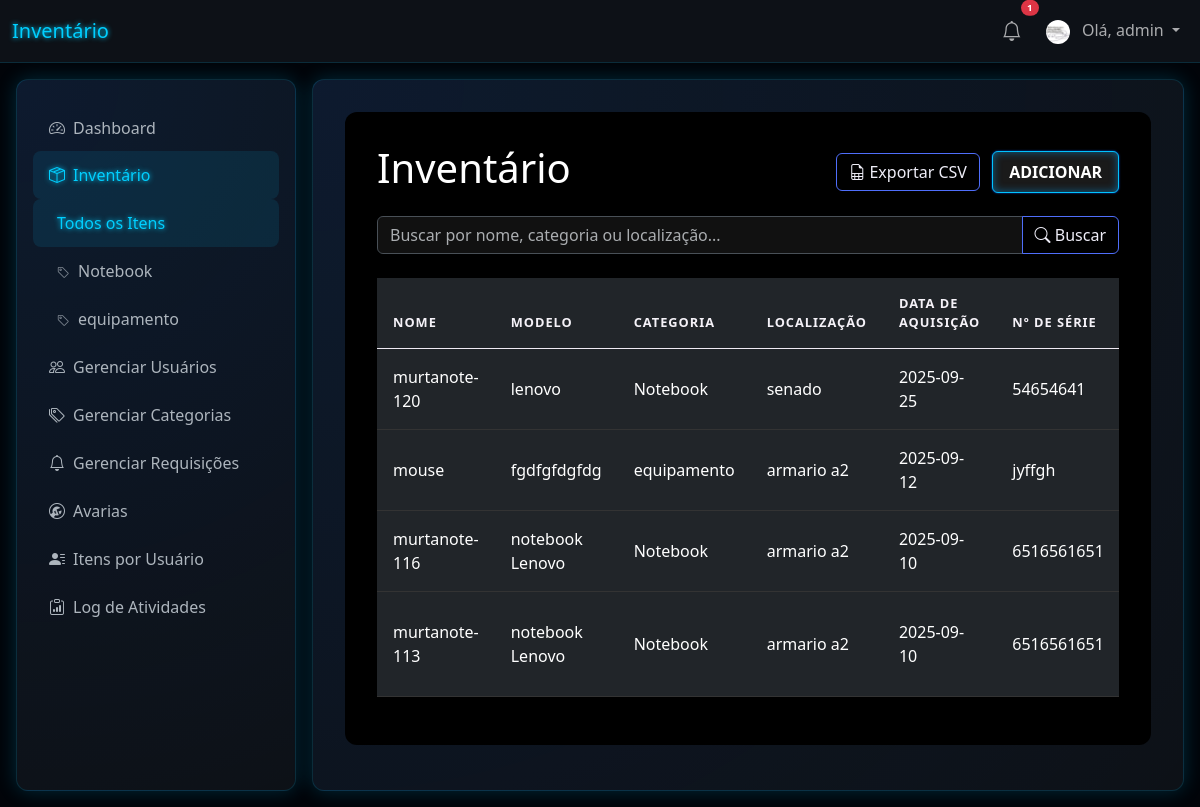
The page / (signed in) on the database its author committed.
### tables this page shows
CREATE TABLE users (
                id INTEGER PRIMARY KEY AUTOINCREMENT,
                username TEXT UNIQUE NOT NULL,
                password TEXT NOT NULL,
                role TEXT NOT NULL DEFAULT 'user'
            , profile_image_file TEXT);

CREATE TABLE items (
                id INTEGER PRIMARY KEY AUTOINCREMENT,
                name TEXT NOT NULL,
                model TEXT,
                category TEXT,
                location TEXT,
                purchase_date DATE,
                serial_number TEXT,
                status TEXT,
                availability_status TEXT,
                image_file TEXT,
                assigned_to TEXT,
                authorized_by TEXT,
                created_at TIMESTAMP NOT NULL DEFAULT CURRENT_TIMESTAMP
            );

### app.py (the view)
@app.route('/')
@login_required
def index():
    search_query = request.args.get('q', '')
    category_filter = request.args.get('category')
    page = request.args.get('page', 1, type=int)
    per_page = 10 # Itens por página
    offset = (page - 1) * per_page
    db = get_db()
    params = []
    where_clauses = []
    if category_filter:
        where_clauses.append("category = ?")
        params.append(category_filter)
    if search_query:
        search_term = f"%{search_query}%"
        where_clauses.append("(name LIKE ? OR model LIKE ? OR category LIKE ? OR location LIKE ?)")
        params.extend([search_term, search_term, search_term, search_term])
    where_sql = "WHERE " + " AND ".join(where_clauses) if where_clauses else ""
    total_items = db.execute(f"SELECT COUNT(id) FROM items {where_sql}", params).fetchone()[0]
    total_pages = math.ceil(total_items / per_page)
    params.extend([per_page, offset])
    items = db.execute(f"SELECT * FROM items {where_sql} ORDER BY created_at DESC LIMIT ? OFFSET ?", params).fetchall()
    return render_template('index.html', items=items, page=page, total_pages=total_pages)

### app.py (called while the page is built)
def get_db():
    db = getattr(g, '_database', None)
    if db is None:
        db = g._database = sqlite3.connect(app.config['DATABASE'])
        db.row_factory = sqlite3.Row
    return db

@app.teardown_appcontext
def close_connection(exception):
    db = getattr(g, '_database', None)
    if db is not None:
        db.close()

@app.context_processor
def inject_categories():
    if g.user:
        db = get_db()
        categories = db.execute('SELECT DISTINCT category FROM items WHERE category IS NOT NULL AND category != "" ORDER BY category').fetchall()
        return dict(all_categories=categories)
    return dict(all_categories=[], notifications=[])

@app.context_processor
def inject_notifications():
    if g.user:
        db = get_db()
        notifications = db.execute('SELECT * FROM notifications WHERE user_id = ? AND is_read = 0 ORDER BY created_at DESC', (g.user['id'],)).fetchall()
        return dict(notifications=notifications)
    return dict(notifications=[])

@app.before_request
def load_logged_in_user():
    user_id = session.get('user_id')
    if user_id is None:
        g.user = None
    else:
        g.user = get_db().execute(
            'SELECT * FROM users WHERE id = ?', (user_id,)
        ).fetchone()

def login_required(view):
    @functools.wraps(view)
    def wrapped_view(**kwargs):
        if g.user is None:
            return redirect(url_for('login'))
        return view(**kwargs)
    return wrapped_view

### templates/index.html (shortened to what this page needs)
{% extends 'base.html' %}
{% block content %}
    <div class="table-container">
        <div class="d-flex justify-content-between align-items-center mb-3">
            <h1>
                {{ title | default('Inventário') }}
            </h1>
            {% if g.user['role'] == 'admin' %}
                <div>
                    <a href="{{ url_for('export_csv', q=request.args.get('q', ''), category=request.args.get('category')) }}" class="btn btn-search me-2">
                        <i class="bi bi-file-earmark-spreadsheet"></i> Exportar CSV
                    </a>
                    <a href="{{ url_for('add') }}" class="btn btn-futuristic-add">Adicionar</a>
                </div>
            {% endif %}
        </div>
        <form method="get" class="mb-4" action="{{ url_for(endpoint | default('index')) }}">
            <div class="input-group">
                <input type="text" name="q" class="form-control search-input" placeholder="Buscar por nome, categoria ou localização..." value="{{ request.args.get('q', '') }}">
                <button class="btn btn-search" type="submit">
                    <i class="bi bi-search"></i> Buscar
                </button>
            </div>
        </form>
        <form method="post" action="{{ url_for('request_multiple_items') }}" id="request-form">
            <div class="table-responsive">
                <table class="table table-futuristic">
                <thead>
                    <tr>
                    <th>Nome</th>
                    <th>Modelo</th>
                    <th>Categoria</th>
                    <th>Localização</th>
                    <th>Data de Aquisição</th>
                    <th>Nº de Série</th>
                    </tr>
                </thead>
                <tbody>
                {% for item in items %}
                <tr>
                    <td>{{ item['name'] }}</td>
                    <td>{{ item['model'] or 'N/A' }}</td>
                    <td>{{ item['category'] }}</td>
                    <td>{{ item['location'] }}</td>
                    <td>{{ item['purchase_date'] }}</td>
                    <td>{{ item['serial_number'] or 'N/A' }}</td>
                        {% set status_map = {
                            'Muito Bom': 'green',
                            'Bom': 'blue',
                            'Aceitável': 'cyan',
                            'Ruim': 'yellow',
                            'Quebrado': 'red'
                        } %}
                        {% set dot_color = status_map.get(item['status'], 'grey') %}
                </tr>
                {% else %}
                <tr>
                    <td colspan="{% if g.user['role'] != 'admin' %}12{% else %}11{% endif %}" class="text-center">Nenhum item encontrado.</td>
                </tr>
                {% endfor %}
                </tbody>
                </table>
            </div>
        </form>
    </div>
{% endblock %}

### templates/base.html (shortened to what this page needs)
<!doctype html>
<html lang="pt-br" data-bs-theme="dark">
<head>
    <link href="https://cdn.jsdelivr.net/npm/bootstrap@5.3.3/dist/css/bootstrap.min.css" rel="stylesheet">
    <link rel="stylesheet" href="https://cdn.jsdelivr.net/npm/bootstrap-icons@1.11.3/font/bootstrap-icons.min.css">
</head>
<body>
    <nav class="navbar navbar-expand-lg" style="background-color: var(--card-bg); border-bottom: 1px solid var(--border-color);">
        <div class="container-fluid">
            <a class="navbar-brand" href="{{ url_for('dashboard') }}" style="color: var(--glow-cyan); text-shadow: 0 0 5px var(--glow-cyan);">Inventário</a>
            <div class="navbar-nav d-flex align-items-center">
                {% if g.user %}
                    <div class="nav-item dropdown me-2">
                        <a class="nav-link position-relative" href="#" id="navbarNotificationDropdown" role="button" data-bs-toggle="dropdown" aria-expanded="false">
                            <i class="bi bi-bell fs-5"></i>
                            {% if notifications and notifications|length > 0 %}
                                <span class="position-absolute top-0 start-100 translate-middle badge rounded-pill bg-danger" style="font-size: 0.6em;">
                                    {{ notifications|length }}
                                </span>
                            {% endif %}
                        </a>
                    </div>
                    <div class="nav-item dropdown">
                        <a class="nav-link dropdown-toggle" href="#" id="navbarUserDropdown" role="button" data-bs-toggle="dropdown" aria-expanded="false">
                            {% if g.user.profile_image_file %}
                                <img src="{{ url_for('profile_pic', filename=g.user.profile_image_file) }}" alt="Foto de Perfil" class="rounded-circle me-2" style="width: 24px; height: 24px; object-fit: cover;">
                            {% else %}
                                <i class="bi bi-person-circle me-2"></i>
                            {% endif %}
                            Olá, {{ g.user['username'] }}
                        </a>
                    </div>
                {% else %}
                    <a class="nav-link" href="{{ url_for('login') }}">Login</a>
                    <a class="nav-link" href="{{ url_for('register') }}">Registrar</a>
                {% endif %}
            </div>
        </div>
    </nav>
    <div id="tsparticles"></div>
    <div class="main-layout">
            <aside class="sidebar futuristic-card">
                <div class="list-group">
                    <a href="{{ url_for('dashboard') }}" class="list-group-item list-group-item-action {% if request.endpoint == 'dashboard' %}active{% endif %}">
                        <i class="bi bi-speedometer2 me-2"></i>Dashboard
                    </a>
                    {% set inventory_active = request.endpoint in ['index', 'add', 'edit'] %}
                    <a href="#inventory-submenu" data-bs-toggle="collapse" class="list-group-item list-group-item-action {% if inventory_active %}active{% endif %}" aria-expanded="{{ 'true' if inventory_active else 'false' }}">
                        <i class="bi bi-box-seam me-2"></i>Inventário
                    </a>
                    <div class="collapse {% if inventory_active %}show{% endif %}" id="inventory-submenu">
                        <div class="list-group list-group-flush">
                            <a href="{{ url_for('index') }}" class="list-group-item list-group-item-action ps-4 {% if request.endpoint == 'index' and not request.args.get('category') %}active{% endif %}">Todos os Itens</a>
                            {% for cat in all_categories %}
                                <a href="{{ url_for('index', category=cat.category) }}" class="list-group-item list-group-item-action ps-4 {% if request.args.get('category') == cat.category %}active{% endif %}">
                                    <i class="bi bi-tag me-1" style="font-size: 0.8rem; opacity: 0.7;"></i> {{ cat.category }}
                                </a>
                            {% endfor %}
                        </div>
                    </div>
                    {% if g.user['role'] == 'admin' %}
                        <a href="{{ url_for('manage_users') }}" class="list-group-item list-group-item-action {% if request.endpoint == 'manage_users' %}active{% endif %}">
                            <i class="bi bi-people me-2"></i>Gerenciar Usuários
                        </a>
                        <a href="{{ url_for('manage_categories') }}" class="list-group-item list-group-item-action {% if request.endpoint == 'manage_categories' %}active{% endif %}">
                            <i class="bi bi-tags me-2"></i>Gerenciar Categorias
                        </a>
                        <a href="{{ url_for('manage_requests') }}" class="list-group-item list-group-item-action {% if request.endpoint == 'manage_requests' %}active{% endif %}">
                            <i class="bi bi-bell me-2"></i>Gerenciar Requisições
                        </a>
                        <a href="{{ url_for('broken_items') }}" class="list-group-item list-group-item-action {% if request.endpoint == 'broken_items' %}active{% endif %}">
                            <i class="bi bi-wrench-adjustable-circle me-2"></i>Avarias
                        </a>
                        <a href="{{ url_for('user_assets') }}" class="list-group-item list-group-item-action {% if request.endpoint == 'user_assets' %}active{% endif %}">
                            <i class="bi bi-person-lines-fill me-2"></i>Itens por Usuário
                        </a>
                        <a href="{{ url_for('logs') }}" class="list-group-item list-group-item-action {% if request.endpoint == 'logs' %}active{% endif %}">
                            <i class="bi bi-clipboard-data me-2"></i>Log de Atividades
                        </a>
                    {% endif %}
                </div>
            </aside>
            <main class="content-area futuristic-card">
                {% block content %}
                {% endblock %}
            </main>
    </div>
</body>
</html>

### templates/base.html (style rules this page uses)
:root { --glow-cyan: #00cfff; --dark-bg: #010409; --card-bg: #0d1117; --border-color: rgba(0, 199, 255, 0.15); --gradient-start: rgba(13, 110, 253, 0.1); --gradient-end: rgba(13, 17, 23, 0); }
body { background-color: var(--dark-bg); color: #fff; overflow: hidden; }
#tsparticles { position: fixed; top: 0; left: 0; width: 100%; height: 100%; z-index: -1; }
.futuristic-card { background: radial-gradient(circle at top left, var(--gradient-start), var(--gradient-end)), var(--card-bg); border: 1px solid var(--border-color); box-shadow: 0 0 20px rgba(0, 199, 255, 0.2); border-radius: 0.75rem; }
.main-layout { display: flex; height: calc(100vh - 56px); padding: 1rem; gap: 1rem; }
.sidebar { width: 280px; padding: 1.5rem 1rem; display: flex; flex-direction: column; flex-shrink: 0; }
.sidebar .list-group-item { background-color: transparent; border: none; color: #adb5bd; font-size: 1rem; padding: 0.75rem 1rem; border-radius: 0.5rem; transition: all 0.3s ease; }
.sidebar .list-group-item:hover, .sidebar .list-group-item.active { color: var(--glow-cyan); background-color: rgba(0, 199, 255, 0.1); text-shadow: 0 0 5px var(--glow-cyan); }
.content-area { flex-grow: 1; padding: 2rem; overflow-y: auto; }

### templates/index.html (style rules this page uses)
.table-container { background-color: #000000; padding: 2rem; border-radius: 0.75rem; }
.table-futuristic { border-collapse: collapse; width: 100%; color: #00cfff; }
.table-futuristic thead th { border: none; border-bottom: 1px solid #efeaf3ff; color: #f5f2f8ff; text-transform: uppercase; font-size: 0.8rem; letter-spacing: 1px; padding: 1rem; }
.table-futuristic tbody tr { background-color: transparent; transition: background-color 0.2s ease; }
.table-futuristic td { border: none; border-bottom: 1px solid #333; vertical-align: middle; padding: 1rem; }
.form-control.search-input { background-color: #111; }
.btn-search { background-color: transparent; border-color: #4f6efaff; color: #eeedf7ff; }
.btn-futuristic-add { background-color: #1a1a1a; color: #fff; font-weight: bold; text-transform: uppercase; border: 1px solid #00c3ffff; border-radius: 0.375rem; padding: 0.5rem 1rem; text-decoration: none; transition: all 0.3s ease; box-shadow: 0 0 2px #0059ffff, inset 0 0 8px rgba(0, 170, 255, 0.5); }

### rows shown on the page
users: profile_image_file (picture), user.username "admin"
items: name "murtanote-120", model "lenovo", category "Notebook", location "senado", purchase_date "2025-09-25", serial_number "54654641"
items: name "mouse", model "fgdfgfdgfdg", category "equipamento", location "armario a2", purchase_date "2025-09-12", serial_number "jyffgh"
items: name "murtanote-116", model "notebook Lenovo", category "Notebook", location "armario a2", purchase_date "2025-09-10", serial_number "6516561651"
items: name "murtanote-113", model "notebook Lenovo", category "Notebook", location "armario a2", purchase_date "2025-09-10", serial_number "6516561651"

### other values the page prints
{{ notifications|length }} "1"
{{ cat.category }} "Notebook" "equipamento"
{{ title | default('Inventário') }} "Inventário"
